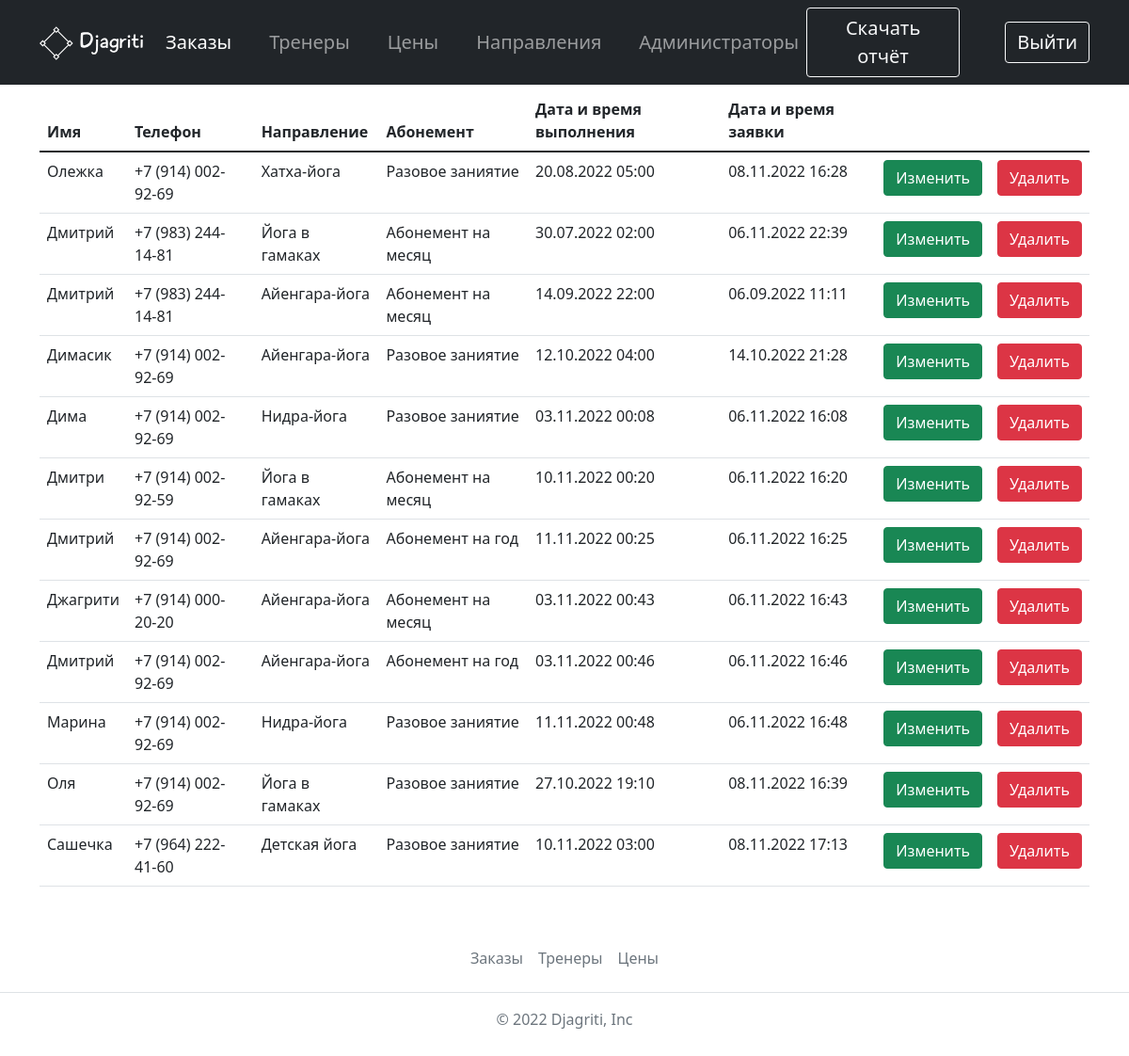
/dashboard/ (signed in), run on an earlier commit of the app's database.
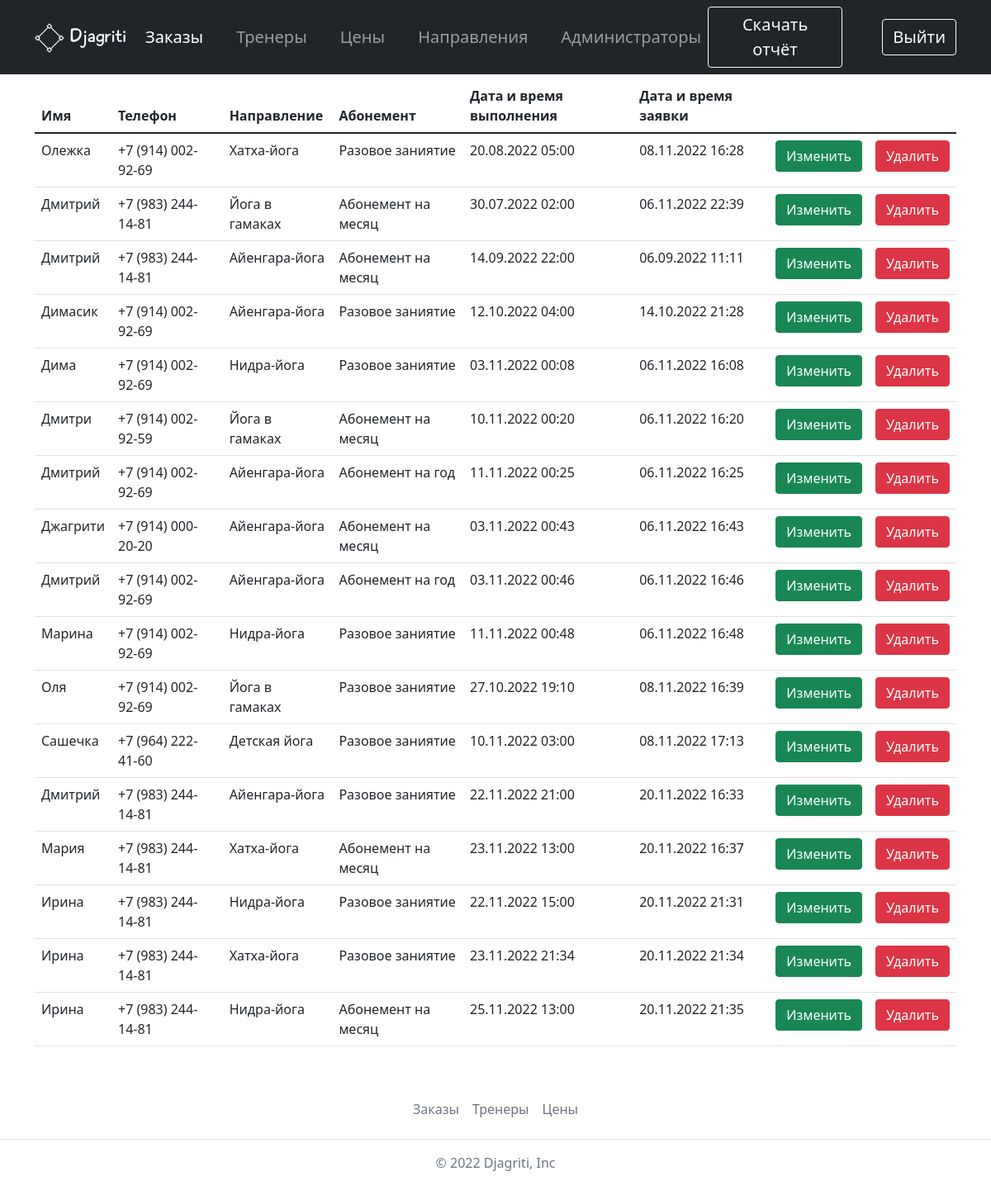
And on a later commit of the database.
### crm/models.py (models this page shows, shortened)
class Order(models.Model):
    order_dt = models.DateTimeField(auto_now=True)
    order_name = models.CharField(max_length=30, verbose_name='Имя')
    order_phone = models.CharField(max_length=18, verbose_name='Телефон')
    order_napr = models.ForeignKey(NaprCrm, on_delete=models.PROTECT, null=True, blank=True, verbose_name='Направление')
    order_price = models.ForeignKey(Price, on_delete=models.PROTECT, null=True, blank=True, verbose_name="Абонемент")
    date = models.DateTimeField(verbose_name="Дата и время")
    class Meta:
        verbose_name = 'Заказ'
        verbose_name_plural = 'Заказы'

class NaprCrm(models.Model):
    napr_name = models.CharField(max_length=100, verbose_name='Направление')
    description = models.TextField(verbose_name="Описание", null=True)
    image = models.ImageField(upload_to="napr/", null=True)
    def __str__(self):
        return self.napr_name
    class Meta:
        verbose_name = 'Направление'
        verbose_name_plural = 'Направления'

class Price(models.Model):
    price_name = models.CharField(max_length=25, verbose_name='Название')
    price_value = models.IntegerField(verbose_name="Цена")
    objects = models.Manager()
    def __str__(self):
        return self.price_name
    class Meta:
        verbose_name = 'Цена'
        verbose_name_plural = 'Цены'

### crm/views.py (the view)
# urls.py: path('dashboard/', dashboard, name='dashboard'),
@login_required
def dashboard(request):
    order = Order.objects.all()
    return render(request, 'crm/dashboard.html', {'order': order, 'title': "Панель управления"})

### crm/templates/crm/dashboard.html
{% extends 'crm/admin_base.html' %}
{% load static %}
{% block content %}
<div class="container pt-5">
    <div class="row mt-5">
        <div class="col">
        <table class="table">
            <thead>
                <tr>
                    <th scope="col">Имя</th>
                    <th scope="col">Телефон</th>
                    <th scope="col">Направление</th>
                    <th scope="col">Абонемент</th>
                    <th scope="col">Дата и время выполнения</th>
                    <th scope="col">Дата и время заявки</th>
                </tr>
            </thead>
            <tbody>
            {% for i in order%}
            <tr>
                <td>{{i.order_name}}</td>
                <td>{{i.order_phone}}</td>
                <td>{{i.order_napr}}</td>
                <td>{{i.order_price}}</td>
                <td>{{i.date|date:'d.m.Y H:i'}}</td>
                <td>{{i.order_dt|date:'d.m.Y H:i'}}</td>
                <td><a class="btn btn-success" href="{% url 'update_order' i.id %}">Изменить</a></td>
                <td><a class="btn btn-danger" href="{% url 'delete_order' i.id %}">Удалить</a></td>
            </tr>
            {% endfor %}
        </tbody>
    </table>
        </div>
    </div>
</div>
{% endblock %}

What changed in the data, as far as the page shows it:
added Order: order_name "Дмитрий", order_phone "+7 (983) 244-14-81", order_napr "Айенгара-йога", order_price "Разовое заниятие", date "22.11.2022 21:00", order_dt "20.11.2022 16:33"
added Order: order_name "Мария", order_phone "+7 (983) 244-14-81", order_napr "Хатха-йога", order_price "Абонемент на месяц", date "23.11.2022 13:00", order_dt "20.11.2022 16:37"
added Order: order_name "Ирина", order_phone "+7 (983) 244-14-81", order_napr "Нидра-йога", order_price "Разовое заниятие", date "22.11.2022 15:00", order_dt "20.11.2022 21:31"
added Order: order_name "Ирина", order_phone "+7 (983) 244-14-81", order_napr "Хатха-йога", order_price "Разовое заниятие", date "23.11.2022 21:34", order_dt "20.11.2022 21:34"
added Order: order_name "Ирина", order_phone "+7 (983) 244-14-81", order_napr "Нидра-йога", order_price "Абонемент на месяц", date "25.11.2022 13:00", order_dt "20.11.2022 21:35"
